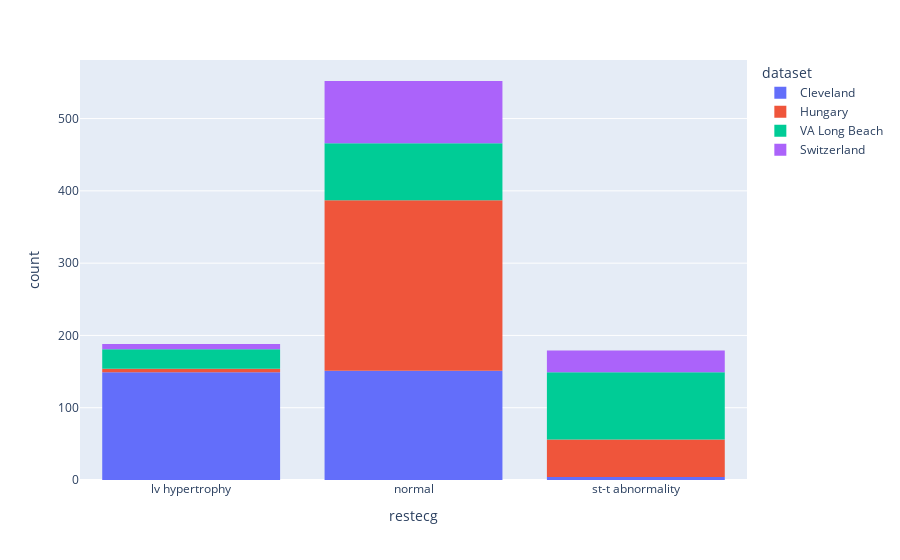

The cell this chart's notebook holds for it:
### Code cell
# Let's see restecg based on dataset
fig = px.histogram(df, x = 'restecg', color='dataset')
fig.show()

### Figure 1 — Plotly figure (JSON) as saved in the notebook; plotly's stock layout.template omitted (floating-point values rounded to 4 significant figures; data arrays with more than 128 entries replaced by an {"elided": "..."} marker saying what was removed)
{"data": [{"alignmentgroup": "True", "bingroup": "x", "hovertemplate": "dataset=Cleveland<br>restecg=%{x}<br>count=%{y}<extra></extra>", "legendgroup": "Cleveland", "marker": {"color": "#636efa", "pattern": {"shape": ""}}, "name": "Cleveland", "offsetgroup": "Cleveland", "orientation": "v", "showlegend": true, "type": "histogram", "x": {"elided": "304 str values"}, "xaxis": "x", "yaxis": "y"}, {"alignmentgroup": "True", "bingroup": "x", "hovertemplate": "dataset=Hungary<br>restecg=%{x}<br>count=%{y}<extra></extra>", "legendgroup": "Hungary", "marker": {"color": "#EF553B", "pattern": {"shape": ""}}, "name": "Hungary", "offsetgroup": "Hungary", "orientation": "v", "showlegend": true, "type": "histogram", "x": {"elided": "293 str values"}, "xaxis": "x", "yaxis": "y"}, {"alignmentgroup": "True", "bingroup": "x", "hovertemplate": "dataset=VA Long Beach<br>restecg=%{x}<br>count=%{y}<extra></extra>", "legendgroup": "VA Long Beach", "marker": {"color": "#00cc96", "pattern": {"shape": ""}}, "name": "VA Long Beach", "offsetgroup": "VA Long Beach", "orientation": "v", "showlegend": true, "type": "histogram", "x": {"elided": "199 str values"}, "xaxis": "x", "yaxis": "y"}, {"alignmentgroup": "True", "bingroup": "x", "hovertemplate": "dataset=Switzerland<br>restecg=%{x}<br>count=%{y}<extra></extra>", "legendgroup": "Switzerland", "marker": {"color": "#ab63fa", "pattern": {"shape": ""}}, "name": "Switzerland", "offsetgroup": "Switzerland", "orientation": "v", "showlegend": true, "type": "histogram", "x": ["normal", "normal", "normal", "normal", "normal", "normal", "normal", "normal", "normal", "normal", "st-t abnormality", "normal", "normal", "normal", "normal", "normal", "st-t abnormality", "normal", "st-t abnormality", "normal", "normal", "normal", "st-t abnormality", "normal", "normal", "normal", "normal", "st-t abnormality", "normal", "normal", "normal", "normal", "normal", "st-t abnormality", "normal", "normal", "normal", "normal", "normal", "normal", "normal", "st-t abnormality", "normal", "lv hypertrophy", "normal", "normal", "lv hypertrophy", "normal", "normal", "normal", "normal", "st-t abnormality", "normal", "st-t abnormality", "normal", "normal", "normal", "st-t abnormality", "st-t abnormality", "st-t abnormality", "st-t abnormality", "normal", "normal", "normal", "st-t abnormality", "normal", "normal", "normal", "normal", "normal", "st-t abnormality", "st-t abnormality", "normal", "normal", "normal", "normal", "normal", "normal", "normal", "st-t abnormality", "normal", "st-t abnormality", "normal", "st-t abnormality", "normal", "normal", "normal", "lv hypertrophy", "normal", "normal", "normal", "st-t abnormality", "normal", "st-t abnormality", "lv hypertrophy", "normal", "normal", "normal", "st-t abnormality", "normal", "lv hypertrophy", "normal", "st-t abnormality", "normal", "normal", "normal", "normal", "normal", "st-t abnormality", "normal", "st-t abnormality", "normal", "normal", "lv hypertrophy", "st-t abnormality", "normal", "normal", "st-t abnormality", "st-t abnormality", "normal", "lv hypertrophy", "st-t abnormality", "st-t abnormality"], "xaxis": "x", "yaxis": "y"}], "layout": {"barmode": "relative", "legend": {"title": {"text": "dataset"}, "tracegroupgap": 0}, "margin": {"t": 60}, "xaxis": {"anchor": "y", "domain": [0, 1], "title": {"text": "restecg"}}, "yaxis": {"anchor": "x", "domain": [0, 1], "title": {"text": "count"}}}}
